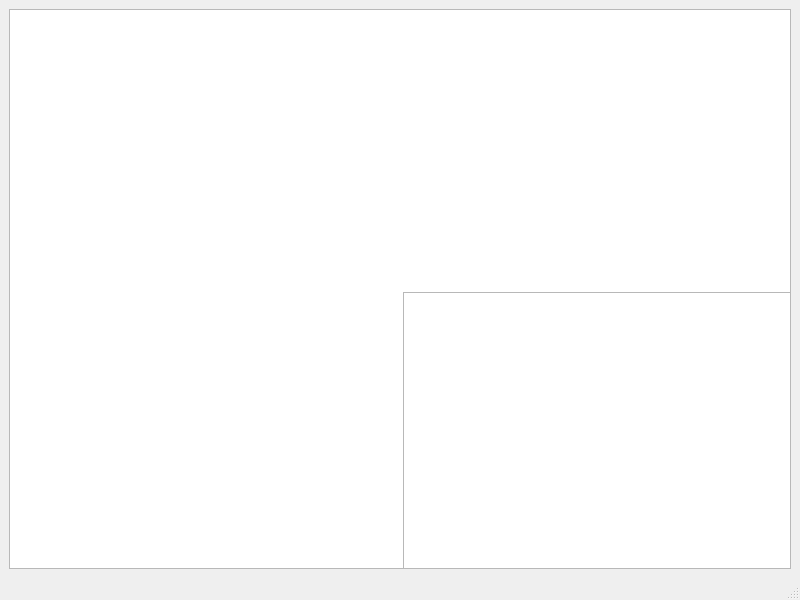
<?xml version="1.0" encoding="UTF-8"?>
<ui version="4.0">
 <class>MainWindow</class>
 <widget class="QMainWindow" name="MainWindow">
  <property name="geometry">
   <rect>
    <x>0</x>
    <y>0</y>
    <width>800</width>
    <height>600</height>
   </rect>
  </property>
  <property name="windowTitle">
   <string>MainWindow</string>
  </property>
  <widget class="QWidget" name="centralwidget">
   <layout class="QGridLayout" name="gridLayout">
    <item row="0" column="0" rowspan="2" colspan="2">
     <widget class="QTreeView" name="treeView"/>
    </item>
    <item row="1" column="1">
     <widget class="QFrame" name="frame">
      <property name="frameShape">
       <enum>QFrame::StyledPanel</enum>
      </property>
      <property name="frameShadow">
       <enum>QFrame::Raised</enum>
      </property>
     </widget>
    </item>
   </layout>
  </widget>
  <widget class="QMenuBar" name="menubar">
   <property name="geometry">
    <rect>
     <x>0</x>
     <y>0</y>
     <width>800</width>
     <height>21</height>
    </rect>
   </property>
  </widget>
  <widget class="QStatusBar" name="statusbar"/>
 </widget>
 <resources/>
 <connections/>
</ui>
